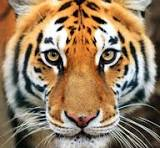
#> input picture tiger.jpeg, 160 x 148 px
$ jupyter execute Ques2.ipynb
#> lines starting #> are read from the running program, lines starting #| are printed output that depends on the picture
#> further down, image is the input picture: PIL image 160x148 RGB; mean R, G, B 150.5, 126.1, 98.5
<a href="https://colab.research.google.com/github/JyothiAchanta97/DigitalImageProcess/blob/main/Ques2.ipynb" target="_parent"></a>

[cell 1]
import numpy as np
from PIL import Image
import matplotlib.pyplot as plt

def floyd_steinberg_dithering(image):
    img = image.convert("L")
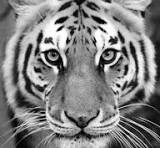
#> img: PIL image 160x148 L; min 0, max 255, mean 130.2
    pixels = np.array(img, dtype=float)
    rows, cols = pixels.shape
#> rows = 148; cols = 160

    for y in range(rows):
        for x in range(cols):
            old_pixel = pixels[y, x]
            new_pixel = 255 if old_pixel > 127 else 0
            pixels[y, x] = new_pixel
            quant_error = old_pixel - new_pixel
            if x + 1 < cols:
                pixels[y, x + 1] += quant_error * 7 / 16.0
            if y + 1 < rows:
                if x - 1 >= 0:
                    pixels[y + 1, x - 1] += quant_error * 3 / 16.0
                pixels[y + 1, x] += quant_error * 5 / 16.0
                if x + 1 < cols:
                    pixels[y + 1, x + 1] += quant_error * 1 / 16.0
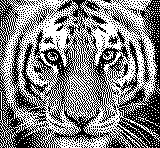
#> pixels: shape (148, 160) float64; 51% white; black in thin lines or dots

    pixels = np.clip(pixels, 0, 255)
    return Image.fromarray(pixels.astype(np.uint8))
#> returned value: PIL image 160x148 L; 51% white; black in thin lines or dots

def jarvis_judice_ninke_dithering(image):
    img = image.convert("L")
    pixels = np.array(img, dtype=float)
    rows, cols = pixels.shape
#> rows = 148; cols = 160


    kernel = np.array([[0, 0, 0, 7, 5],
                       [3, 5, 7, 5, 3],
                       [1, 3, 5, 3, 1]]) / 48.0

    for y in range(rows):
        for x in range(cols):
            old_pixel = pixels[y, x]
            new_pixel = 255 * (old_pixel // 128)
            pixels[y, x] = new_pixel
            quant_error = old_pixel - new_pixel
            for ky in range(3):
                for kx in range(5):
                    ny = y + ky
                    nx = x + kx - 2
                    if ny < rows and 0 <= nx < cols:
                        pixels[ny, nx] += quant_error * kernel[ky, kx]
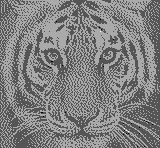
#> pixels: shape (148, 160) float64; min -255, max 510, mean 129.7; drawn with min black and max white

    return Image.fromarray(np.clip(pixels, 0, 255).astype(np.uint8))
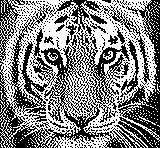
#> returned value: PIL image 160x148 L; 51% white; black in thin lines or dots


#I am loading an image of tiger from the folder
image_path = 'tiger.jpeg'
image = Image.open(image_path)

# Calling floyd_steinberg_dithering to apply on my image
fs_dithered_image = floyd_steinberg_dithering(image)

#  Applying Jarvis-Judice-Ninke dithering to the image
jjn_dithered_image = jarvis_judice_ninke_dithering(image)

# Comparing the image
plt.figure(figsize=(10, 5))

# Displaying Floyd-Steinberg Dithered Image for the original image
plt.subplot(1, 3, 2)
plt.imshow(fs_dithered_image.convert("RGB"))
plt.title("Floyd-Steinberg Dithering Filter")
plt.axis('off')

# Displaying Jarvis-Judice-Ninke Dithered Image for the original image
plt.subplot(1, 3, 3)
plt.imshow(jjn_dithered_image.convert("RGB"))
plt.title("Jarvis-Judice-Ninke Dithering Filter")
plt.axis('off')

plt.tight_layout()
plt.show()
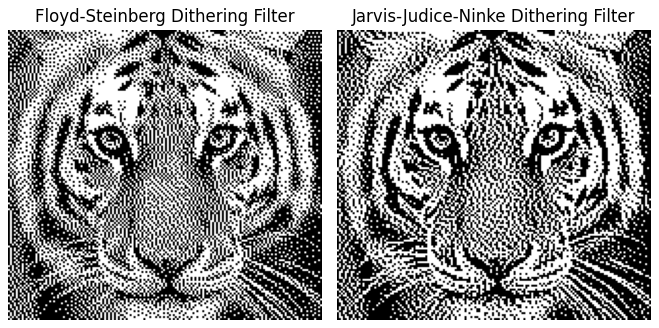
#> figure drawn by matplotlib, 2 panels
